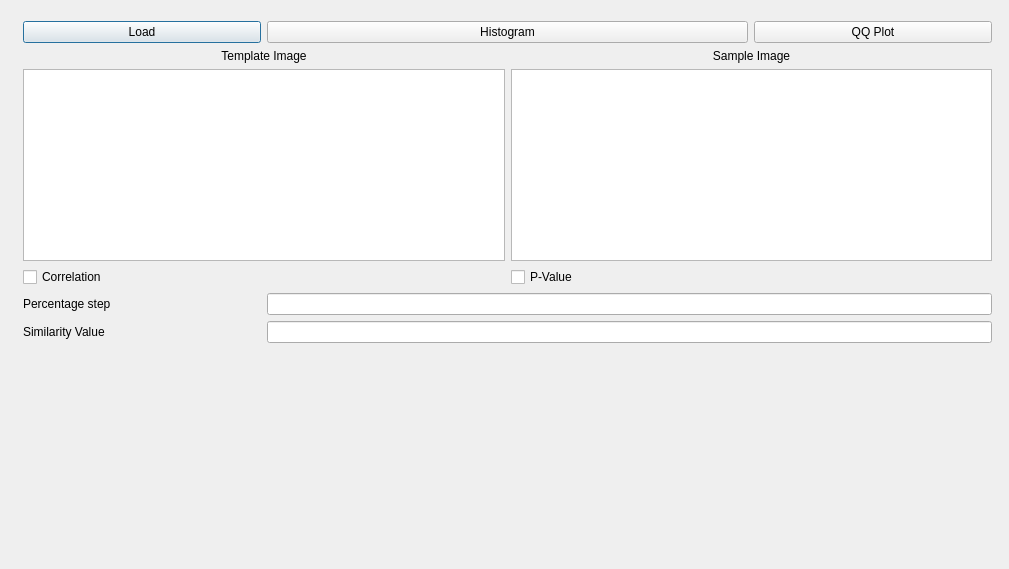
<?xml version="1.0" encoding="UTF-8"?>
<ui version="4.0">
 <class>imgComQQplot</class>
 <widget class="QDialog" name="imgComQQplot">
  <property name="geometry">
   <rect>
    <x>0</x>
    <y>0</y>
    <width>1009</width>
    <height>569</height>
   </rect>
  </property>
  <property name="sizePolicy">
   <sizepolicy hsizetype="Fixed" vsizetype="Fixed">
    <horstretch>0</horstretch>
    <verstretch>0</verstretch>
   </sizepolicy>
  </property>
  <property name="windowTitle">
   <string>imgComQQplot</string>
  </property>
  <widget class="QWidget" name="layoutWidget">
   <property name="geometry">
    <rect>
     <x>12</x>
     <y>10</y>
     <width>991</width>
     <height>344</height>
    </rect>
   </property>
   <layout class="QGridLayout" name="gridLayout">
    <item row="0" column="0">
     <widget class="QPushButton" name="pushButtonLoad">
      <property name="text">
       <string>Load</string>
      </property>
     </widget>
    </item>
    <item row="0" column="1" colspan="2">
     <widget class="QPushButton" name="pushButtonHist">
      <property name="text">
       <string>Histogram</string>
      </property>
     </widget>
    </item>
    <item row="0" column="3">
     <widget class="QPushButton" name="pushButtonQqPlot">
      <property name="text">
       <string>QQ Plot</string>
      </property>
     </widget>
    </item>
    <item row="1" column="0" colspan="2">
     <widget class="QLabel" name="lblTempl">
      <property name="text">
       <string>Template Image</string>
      </property>
      <property name="alignment">
       <set>Qt::AlignCenter</set>
      </property>
     </widget>
    </item>
    <item row="1" column="2" colspan="2">
     <widget class="QLabel" name="lblSample">
      <property name="text">
       <string>Sample Image</string>
      </property>
      <property name="alignment">
       <set>Qt::AlignCenter</set>
      </property>
     </widget>
    </item>
    <item row="2" column="0" colspan="2">
     <widget class="QTableWidget" name="tblTplImg"/>
    </item>
    <item row="2" column="2" colspan="2">
     <widget class="QTableWidget" name="tblDefImg"/>
    </item>
    <item row="3" column="0" colspan="2">
     <widget class="QCheckBox" name="chkCor">
      <property name="text">
       <string>Correlation</string>
      </property>
     </widget>
    </item>
    <item row="3" column="2" colspan="2">
     <widget class="QCheckBox" name="chkPval">
      <property name="text">
       <string>P-Value</string>
      </property>
     </widget>
    </item>
    <item row="4" column="0">
     <widget class="QLabel" name="label_2">
      <property name="text">
       <string>Percentage step</string>
      </property>
     </widget>
    </item>
    <item row="4" column="1" colspan="3">
     <widget class="QLineEdit" name="lineEditStep"/>
    </item>
    <item row="5" column="0">
     <widget class="QLabel" name="label">
      <property name="text">
       <string>Similarity Value</string>
      </property>
     </widget>
    </item>
    <item row="5" column="1" colspan="3">
     <widget class="QLineEdit" name="lineEditSimilarValue"/>
    </item>
   </layout>
  </widget>
  <widget class="QCustomPlot" name="customPlot" native="true">
   <property name="geometry">
    <rect>
     <x>270</x>
     <y>360</y>
     <width>521</width>
     <height>191</height>
    </rect>
   </property>
  </widget>
 </widget>
 <layoutdefault spacing="6" margin="11"/>
 <customwidgets>
  <customwidget>
   <class>QCustomPlot</class>
   <extends>QWidget</extends>
   <header>../qcustomplot.h</header>
   <container>1</container>
  </customwidget>
 </customwidgets>
 <resources/>
 <connections/>
</ui>
